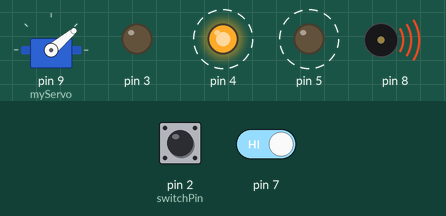
The sketch below on a simulated Arduino Uno, built with avr-gcc and run on an emulated ATmega328P. Parts: servo, output pins drawn as LEDs (lit = HIGH), buzzer (waves = sounding). Dashed ring = blinking. The test bench sets the inputs (shaded band); at power-on: pin 7 HIGH, pin 2 (switchPin) LOW.

Above: at 3.4 s.
3.5 s: pin 7 driven LOW
At 4.4 s:
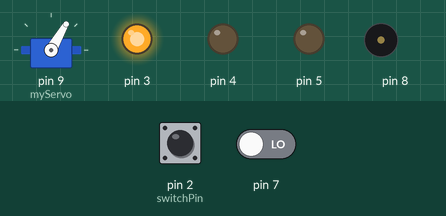
7.0 s: pin 7 driven HIGH
At 8.0 s:
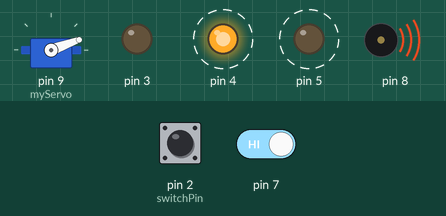
At 10.6 s:
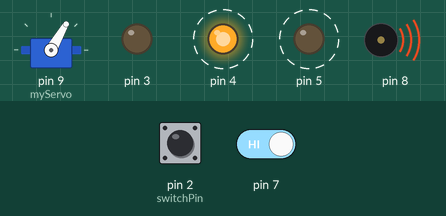
11.6 s: pin 2 (switchPin) pulled HIGH for 1.55 s
15.1 s: pin 2 (switchPin) pulled HIGH for 1.55 s
21.3 s: pin 2 (switchPin) pulled HIGH for 3.2 s
Timing chart, 0 to 27.0 s (numbered marks = the images above; inputs shaded):
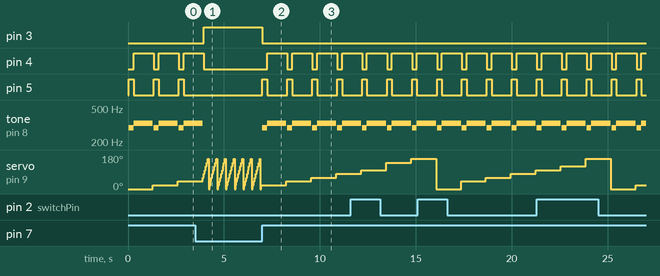

Measured:
- after the input at 3.5 s, pin 3: LOW → HIGH after 0.45 s; pin 4: goes on until 4.0 s, then stays LOW; pin 5: stops changing and stays LOW; tone on pin 8: goes on until 3.9 s, then stays silent
- after the input at 7.0 s, pin 3: HIGH → LOW at once; pin 4: alternates HIGH for 1.1 s and LOW for 0.25 s, starting after 0.26 s; pin 5: alternates HIGH for 0.25 s and LOW for 1.1 s, starting at once; tone on pin 8: silent → 294 Hz at once, then repeats every 1.3 s: 330 Hz 1.0 s, silent 0.05 s, 294 Hz 0.25 s
- by itself, pin 4: alternates HIGH for 1.1 s and LOW for 0.25 s
- by itself, pin 5: alternates HIGH for 0.25 s and LOW for 1.1 s
- by itself, tone on pin 8: repeats every 1.3 s: 330 Hz 1.0 s, silent 0.05 s, 294 Hz 0.25 s

The sketch:

space_consoleR2HEAD.ino
```cpp
#include <Servo.h>
Servo myServo;
const int switchPin = 2;
int servoPos = 0;
//counter for servo switch button
int servoIndex = 0;

int ledSwitchState = 0;
int servoSwitchState = 0;
int servoState = 0; //current state of button
int servoStateLast = 0; //previous state of button
int notes[] = {262, 294, 330, 349};
void setup() {
  // set LED pins as output, switch1 as input
  pinMode(3,OUTPUT);
  pinMode(4,OUTPUT);
  pinMode(5,OUTPUT);
  pinMode(2,INPUT);

  // set up servo motor
  myServo.attach(9);
}

void loop() {
  //Servo motor controls
  myServo.write(servoPos);
  servoSwitchState = digitalRead(2);

  if(servoSwitchState != servoStateLast){
    if(servoSwitchState == HIGH){
      servoPos += 20;
      //set servoIndex to 0 if it reaches max of array
      if(servoPos > 179) servoPos = 0;

      }
  }
    servoPos += 20;
    //set servoIndex to 0 if it reaches max of array
    if(servoPos > 179) servoPos = 0;

  servoStateLast = servoSwitchState;
  delay(50);

  //Led Controls
  ledSwitchState = digitalRead(7);
  if(ledSwitchState == LOW){ //switch is off
    digitalWrite(3,HIGH);
    digitalWrite(4,LOW);
    digitalWrite(5,LOW);
    //tone(8, notes[0]);

  }else{ //switch is toggled on
    digitalWrite(3,LOW);
    digitalWrite(4,LOW);
    digitalWrite(5,HIGH);
    tone(8, notes[1]);

    delay(250); //wait a quarter second
    tone(8, notes[2]);
    //toggle LEDs
    digitalWrite(4,HIGH);
    digitalWrite(5,LOW);
    delay(1000);
    tone(8, notes[3]);
    noTone(8);

  }

}
```
